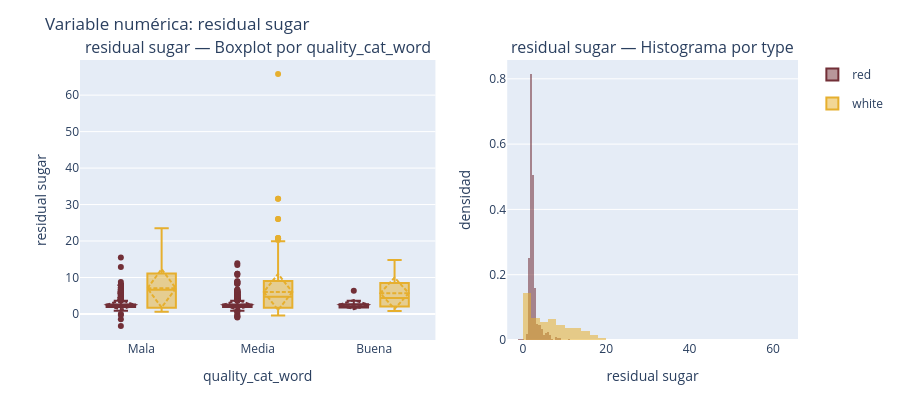
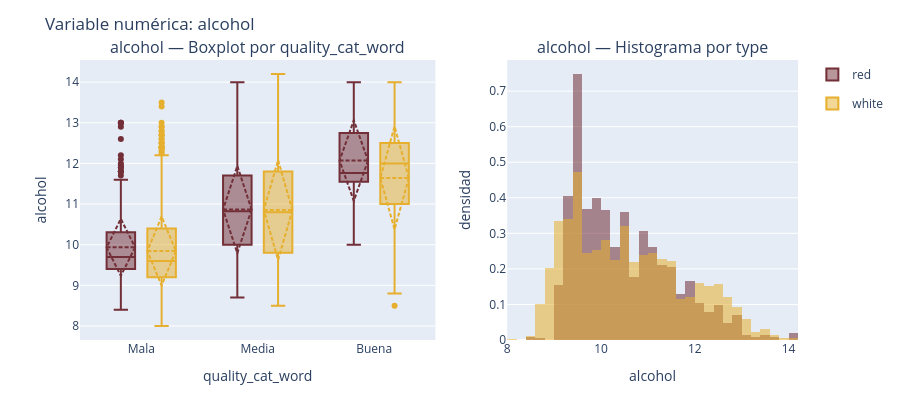
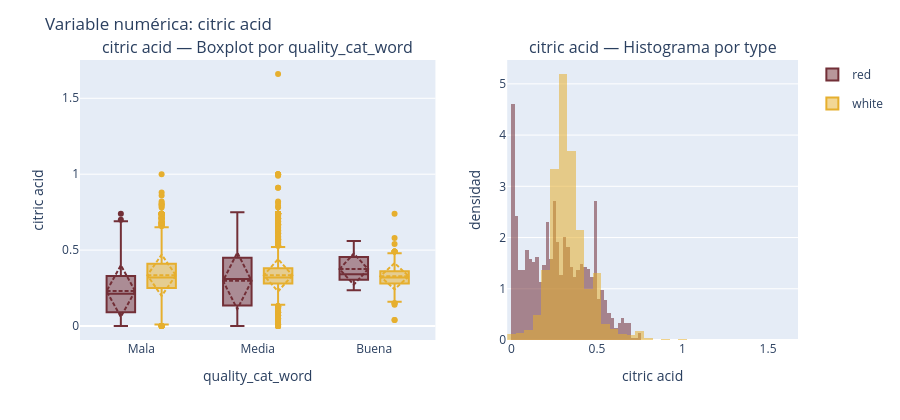
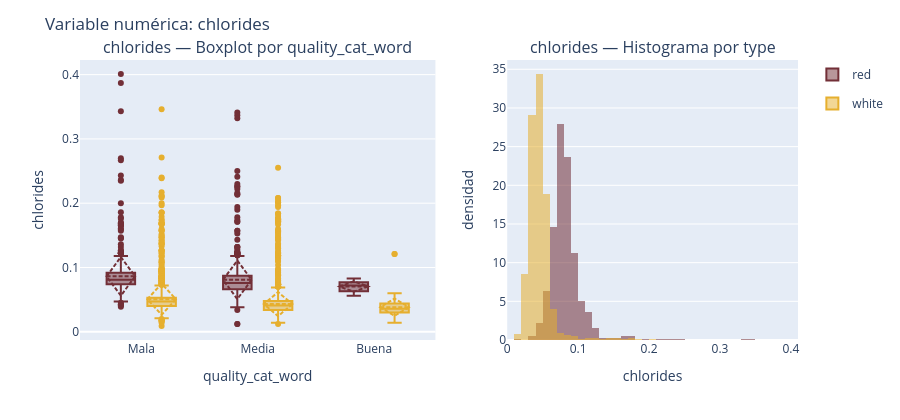

Notebook cell for these charts, in order:
### Code cell
for v in analisis.num_vars:
    analisis.plot_box_hist_by_cat(v, "quality_cat_word", "type")

### Figure 1 — Plotly figure (JSON) as saved in the notebook; plotly's stock layout.template omitted (floating-point values rounded to 4 significant figures; data arrays with more than 128 entries replaced by an {"elided": "..."} marker saying what was removed)
{"data": [{"boxmean": "sd", "legendgroup": "red", "marker": {"color": "#722F37"}, "name": "red", "showlegend": true, "type": "box", "x": {"elided": "1544 str values"}, "xaxis": "x", "y": {"elided": "1544 float values"}, "yaxis": "y"}, {"boxmean": "sd", "legendgroup": "white", "marker": {"color": "#E6AF2E"}, "name": "white", "showlegend": true, "type": "box", "x": {"elided": "4888 str values"}, "xaxis": "x", "y": {"elided": "4888 float values"}, "yaxis": "y"}, {"histnorm": "probability density", "legendgroup": "red", "marker": {"color": "#722F37"}, "name": "red", "nbinsx": 40, "opacity": 0.55, "showlegend": false, "type": "histogram", "x": {"elided": "1544 float values"}, "xaxis": "x2", "yaxis": "y2"}, {"histnorm": "probability density", "legendgroup": "white", "marker": {"color": "#E6AF2E"}, "name": "white", "nbinsx": 40, "opacity": 0.55, "showlegend": false, "type": "histogram", "x": {"elided": "4888 float values"}, "xaxis": "x2", "yaxis": "y2"}], "layout": {"annotations": [{"font": {"size": 16}, "showarrow": false, "text": "residual sugar — Boxplot por quality_cat_word", "x": 0.2475, "xanchor": "center", "xref": "paper", "y": 1, "yanchor": "bottom", "yref": "paper"}, {"font": {"size": 16}, "showarrow": false, "text": "residual sugar — Histograma por type", "x": 0.7975, "xanchor": "center", "xref": "paper", "y": 1, "yanchor": "bottom", "yref": "paper"}], "barmode": "overlay", "boxmode": "group", "height": 420, "margin": {"t": 60}, "title": {"text": "Variable numérica: residual sugar"}, "width": 900, "xaxis": {"anchor": "y", "domain": [0, 0.495], "title": {"text": "quality_cat_word"}}, "xaxis2": {"anchor": "y2", "domain": [0.595, 1], "title": {"text": "residual sugar"}}, "yaxis": {"anchor": "x", "domain": [0, 1], "title": {"text": "residual sugar"}}, "yaxis2": {"anchor": "x2", "domain": [0, 1], "title": {"text": "densidad"}}}}

### Figure 2 — Plotly figure (JSON) as saved in the notebook; plotly's stock layout.template omitted (floating-point values rounded to 4 significant figures; data arrays with more than 128 entries replaced by an {"elided": "..."} marker saying what was removed)
{"data": [{"boxmean": "sd", "legendgroup": "red", "marker": {"color": "#722F37"}, "name": "red", "showlegend": true, "type": "box", "x": {"elided": "1544 str values"}, "xaxis": "x", "y": {"elided": "1544 float values"}, "yaxis": "y"}, {"boxmean": "sd", "legendgroup": "white", "marker": {"color": "#E6AF2E"}, "name": "white", "showlegend": true, "type": "box", "x": {"elided": "4888 str values"}, "xaxis": "x", "y": {"elided": "4888 float values"}, "yaxis": "y"}, {"histnorm": "probability density", "legendgroup": "red", "marker": {"color": "#722F37"}, "name": "red", "nbinsx": 40, "opacity": 0.55, "showlegend": false, "type": "histogram", "x": {"elided": "1544 float values"}, "xaxis": "x2", "yaxis": "y2"}, {"histnorm": "probability density", "legendgroup": "white", "marker": {"color": "#E6AF2E"}, "name": "white", "nbinsx": 40, "opacity": 0.55, "showlegend": false, "type": "histogram", "x": {"elided": "4888 float values"}, "xaxis": "x2", "yaxis": "y2"}], "layout": {"annotations": [{"font": {"size": 16}, "showarrow": false, "text": "alcohol — Boxplot por quality_cat_word", "x": 0.2475, "xanchor": "center", "xref": "paper", "y": 1, "yanchor": "bottom", "yref": "paper"}, {"font": {"size": 16}, "showarrow": false, "text": "alcohol — Histograma por type", "x": 0.7975, "xanchor": "center", "xref": "paper", "y": 1, "yanchor": "bottom", "yref": "paper"}], "barmode": "overlay", "boxmode": "group", "height": 420, "margin": {"t": 60}, "title": {"text": "Variable numérica: alcohol"}, "width": 900, "xaxis": {"anchor": "y", "domain": [0, 0.495], "title": {"text": "quality_cat_word"}}, "xaxis2": {"anchor": "y2", "domain": [0.595, 1], "title": {"text": "alcohol"}}, "yaxis": {"anchor": "x", "domain": [0, 1], "title": {"text": "alcohol"}}, "yaxis2": {"anchor": "x2", "domain": [0, 1], "title": {"text": "densidad"}}}}

### Figure 3 — Plotly figure (JSON) as saved in the notebook; plotly's stock layout.template omitted (floating-point values rounded to 4 significant figures; data arrays with more than 128 entries replaced by an {"elided": "..."} marker saying what was removed)
{"data": [{"boxmean": "sd", "legendgroup": "red", "marker": {"color": "#722F37"}, "name": "red", "showlegend": true, "type": "box", "x": {"elided": "1544 str values"}, "xaxis": "x", "y": {"elided": "1544 float values"}, "yaxis": "y"}, {"boxmean": "sd", "legendgroup": "white", "marker": {"color": "#E6AF2E"}, "name": "white", "showlegend": true, "type": "box", "x": {"elided": "4888 str values"}, "xaxis": "x", "y": {"elided": "4888 float values"}, "yaxis": "y"}, {"histnorm": "probability density", "legendgroup": "red", "marker": {"color": "#722F37"}, "name": "red", "nbinsx": 40, "opacity": 0.55, "showlegend": false, "type": "histogram", "x": {"elided": "1544 float values"}, "xaxis": "x2", "yaxis": "y2"}, {"histnorm": "probability density", "legendgroup": "white", "marker": {"color": "#E6AF2E"}, "name": "white", "nbinsx": 40, "opacity": 0.55, "showlegend": false, "type": "histogram", "x": {"elided": "4888 float values"}, "xaxis": "x2", "yaxis": "y2"}], "layout": {"annotations": [{"font": {"size": 16}, "showarrow": false, "text": "citric acid — Boxplot por quality_cat_word", "x": 0.2475, "xanchor": "center", "xref": "paper", "y": 1, "yanchor": "bottom", "yref": "paper"}, {"font": {"size": 16}, "showarrow": false, "text": "citric acid — Histograma por type", "x": 0.7975, "xanchor": "center", "xref": "paper", "y": 1, "yanchor": "bottom", "yref": "paper"}], "barmode": "overlay", "boxmode": "group", "height": 420, "margin": {"t": 60}, "title": {"text": "Variable numérica: citric acid"}, "width": 900, "xaxis": {"anchor": "y", "domain": [0, 0.495], "title": {"text": "quality_cat_word"}}, "xaxis2": {"anchor": "y2", "domain": [0.595, 1], "title": {"text": "citric acid"}}, "yaxis": {"anchor": "x", "domain": [0, 1], "title": {"text": "citric acid"}}, "yaxis2": {"anchor": "x2", "domain": [0, 1], "title": {"text": "densidad"}}}}

### Figure 4 — Plotly figure (JSON) as saved in the notebook; plotly's stock layout.template omitted (floating-point values rounded to 4 significant figures; data arrays with more than 128 entries replaced by an {"elided": "..."} marker saying what was removed)
{"data": [{"boxmean": "sd", "legendgroup": "red", "marker": {"color": "#722F37"}, "name": "red", "showlegend": true, "type": "box", "x": {"elided": "1544 str values"}, "xaxis": "x", "y": {"elided": "1544 float values"}, "yaxis": "y"}, {"boxmean": "sd", "legendgroup": "white", "marker": {"color": "#E6AF2E"}, "name": "white", "showlegend": true, "type": "box", "x": {"elided": "4888 str values"}, "xaxis": "x", "y": {"elided": "4888 float values"}, "yaxis": "y"}, {"histnorm": "probability density", "legendgroup": "red", "marker": {"color": "#722F37"}, "name": "red", "nbinsx": 40, "opacity": 0.55, "showlegend": false, "type": "histogram", "x": {"elided": "1544 float values"}, "xaxis": "x2", "yaxis": "y2"}, {"histnorm": "probability density", "legendgroup": "white", "marker": {"color": "#E6AF2E"}, "name": "white", "nbinsx": 40, "opacity": 0.55, "showlegend": false, "type": "histogram", "x": {"elided": "4888 float values"}, "xaxis": "x2", "yaxis": "y2"}], "layout": {"annotations": [{"font": {"size": 16}, "showarrow": false, "text": "chlorides — Boxplot por quality_cat_word", "x": 0.2475, "xanchor": "center", "xref": "paper", "y": 1, "yanchor": "bottom", "yref": "paper"}, {"font": {"size": 16}, "showarrow": false, "text": "chlorides — Histograma por type", "x": 0.7975, "xanchor": "center", "xref": "paper", "y": 1, "yanchor": "bottom", "yref": "paper"}], "barmode": "overlay", "boxmode": "group", "height": 420, "margin": {"t": 60}, "title": {"text": "Variable numérica: chlorides"}, "width": 900, "xaxis": {"anchor": "y", "domain": [0, 0.495], "title": {"text": "quality_cat_word"}}, "xaxis2": {"anchor": "y2", "domain": [0.595, 1], "title": {"text": "chlorides"}}, "yaxis": {"anchor": "x", "domain": [0, 1], "title": {"text": "chlorides"}}, "yaxis2": {"anchor": "x2", "domain": [0, 1], "title": {"text": "densidad"}}}}
